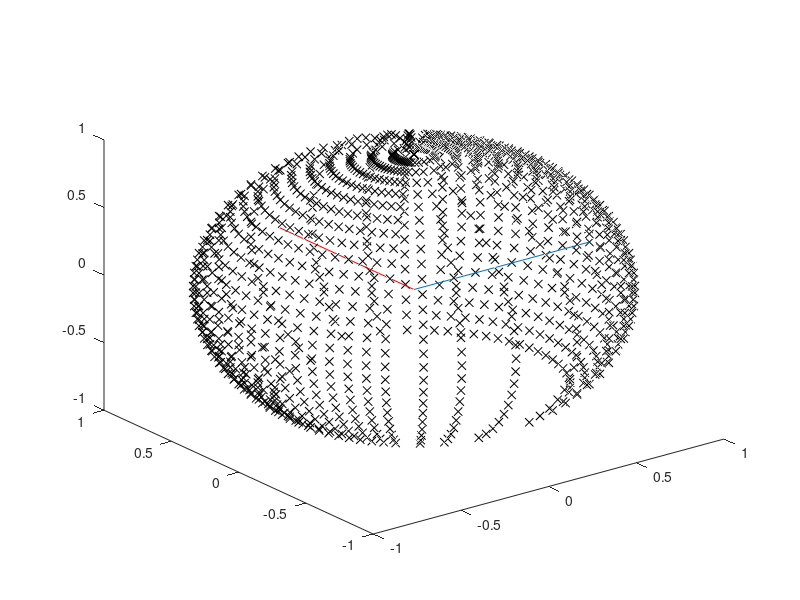

This figure's MATLAB source:
el=-45:5.625:230.625;
az=[-80,-65,-55,-45:5:45,55,65,80];


[theta,phi]=meshgrid(az.*pi./180,el.*pi./180);
rho=ones(size(theta));

[X,Y,Z]=sph2cart(theta,phi,rho);

plot3(X,Y,Z,'kx');
hold on
plot3([0,1],[0,0],[0,0])
plot3([0,0],[0,1],[0,0],'r')
%figure
%mesh(X,Y,Z)